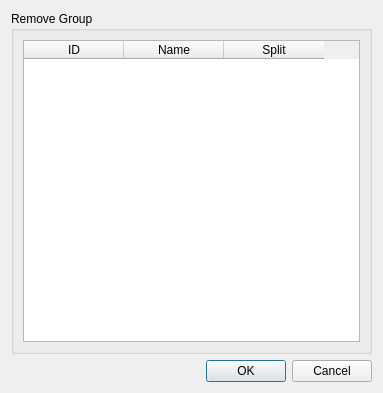
<?xml version="1.0" encoding="UTF-8"?>
<ui version="4.0">
 <class>CatarinaRemoveGroupW</class>
 <widget class="QDialog" name="CatarinaRemoveGroupW">
  <property name="geometry">
   <rect>
    <x>0</x>
    <y>0</y>
    <width>383</width>
    <height>393</height>
   </rect>
  </property>
  <property name="windowTitle">
   <string>Remove Group</string>
  </property>
  <layout class="QVBoxLayout" name="verticalLayout_2">
   <item>
    <widget class="QGroupBox" name="groupBox">
     <property name="title">
      <string>Remove Group</string>
     </property>
     <layout class="QVBoxLayout" name="verticalLayout">
      <item>
       <widget class="QTableWidget" name="tw_group_list">
        <property name="editTriggers">
         <set>QAbstractItemView::NoEditTriggers</set>
        </property>
        <property name="showDropIndicator" stdset="0">
         <bool>false</bool>
        </property>
        <property name="dragDropOverwriteMode">
         <bool>false</bool>
        </property>
        <property name="alternatingRowColors">
         <bool>true</bool>
        </property>
        <property name="selectionMode">
         <enum>QAbstractItemView::SingleSelection</enum>
        </property>
        <property name="selectionBehavior">
         <enum>QAbstractItemView::SelectRows</enum>
        </property>
        <property name="sortingEnabled">
         <bool>true</bool>
        </property>
        <attribute name="verticalHeaderVisible">
         <bool>false</bool>
        </attribute>
        <column>
         <property name="text">
          <string>ID</string>
         </property>
        </column>
        <column>
         <property name="text">
          <string>Name</string>
         </property>
        </column>
        <column>
         <property name="text">
          <string>Split</string>
         </property>
        </column>
       </widget>
      </item>
     </layout>
    </widget>
   </item>
   <item>
    <widget class="QDialogButtonBox" name="buttonBox">
     <property name="orientation">
      <enum>Qt::Horizontal</enum>
     </property>
     <property name="standardButtons">
      <set>QDialogButtonBox::Cancel|QDialogButtonBox::Ok</set>
     </property>
    </widget>
   </item>
  </layout>
 </widget>
 <resources/>
 <connections>
  <connection>
   <sender>buttonBox</sender>
   <signal>accepted()</signal>
   <receiver>CatarinaRemoveGroupW</receiver>
   <slot>accept()</slot>
   <hints>
    <hint type="sourcelabel">
     <x>248</x>
     <y>254</y>
    </hint>
    <hint type="destinationlabel">
     <x>157</x>
     <y>274</y>
    </hint>
   </hints>
  </connection>
  <connection>
   <sender>buttonBox</sender>
   <signal>rejected()</signal>
   <receiver>CatarinaRemoveGroupW</receiver>
   <slot>reject()</slot>
   <hints>
    <hint type="sourcelabel">
     <x>316</x>
     <y>260</y>
    </hint>
    <hint type="destinationlabel">
     <x>286</x>
     <y>274</y>
    </hint>
   </hints>
  </connection>
 </connections>
</ui>
